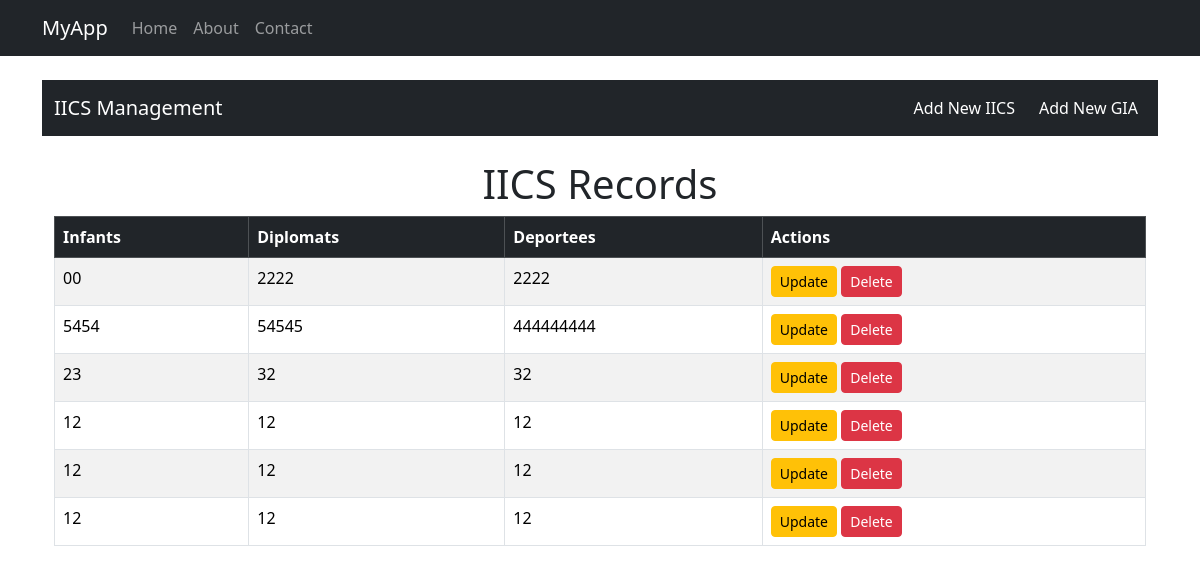
The app's page /, older data.
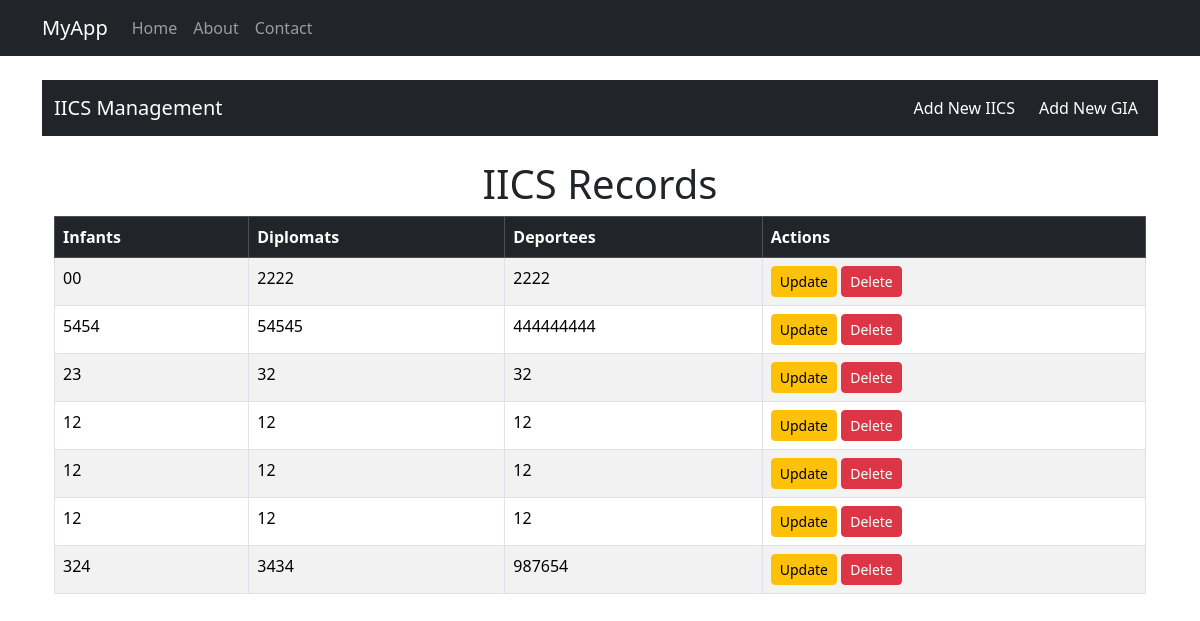
The same page, newer data.
### app/models.py (models this page shows, shortened)
class IICS(db.Model):
    __tablename__ = 'iics'
    id = db.Column(db.Integer, primary_key=True)
    infants = db.Column(db.String)
    diplomats = db.Column(db.String)
    deportees = db.Column(db.String)

### app/routes.py (the view)
    @app.route('/')
    def index():
        iics = IICS.query.all()
        return render_template('index.html', iics=iics)

### app/templates/index.html (shortened to what this page needs)
{% extends "base.html" %}
{% block content %}
    <nav class="navbar navbar-expand-lg navbar-dark bg-dark">
        <div class="container-fluid">
            <a class="navbar-brand" href="{{ url_for('index') }}">IICS Management</a>
            <div class="collapse navbar-collapse" id="navbarNav">
                <ul class="navbar-nav ms-auto">
                    <li class="nav-item">
                        <a class="nav-link btn btn-primary text-white me-2" href="{{ url_for('add_iics') }}">Add New IICS</a>
                    </li>
                    <li class="nav-item">
                        <a class="nav-link btn btn-success text-white" href="{{ url_for('add_gia') }}">Add New GIA</a>
                    </li>
                </ul>
            </div>
        </div>
    </nav>
    <div class="container mt-4">
        <h1 class="text-center">IICS Records</h1>
        <div class="table-responsive">
            <table class="table table-bordered table-striped">
                <thead class="table-dark">
                <tr>
                    <th>Infants</th>
                    <th>Diplomats</th>
                    <th>Deportees</th>
                    <th>Actions</th>
                </tr>
                </thead>
                <tbody>
                {% for iic in iics %}
                    <tr>
                        <td>{{ iic.infants }}</td>
                        <td>{{ iic.diplomats }}</td>
                        <td>{{ iic.deportees }}</td>
                        <td>
                            <a href="{{ url_for('update_iic', iic_id=iic.id) }}" class="btn btn-warning btn-sm">Update</a>
                            <form action="{{ url_for('delete_iic', iic_id=iic.id) }}" method="POST" style="display:inline;">
                                <button type="submit" class="btn btn-danger btn-sm" onclick="return confirm('Are you sure you want to delete this entry?');">
                                    Delete
                                </button>
                            </form>
                        </td>
                    </tr>
                {% endfor %}
                </tbody>
            </table>
        </div>
    </div>
{% endblock %}

Row changes from the older to the newer data that the page shows:
added IICS: infants "324", diplomats "3434", deportees "987654"
